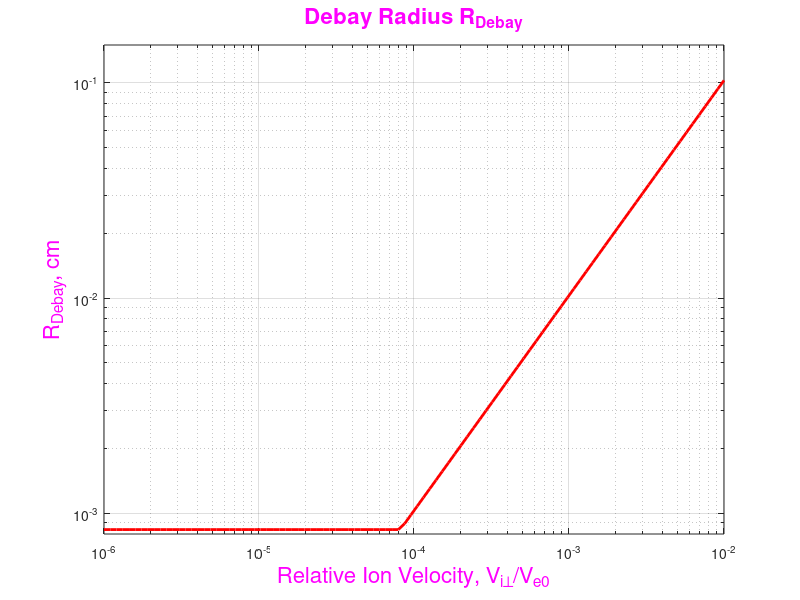
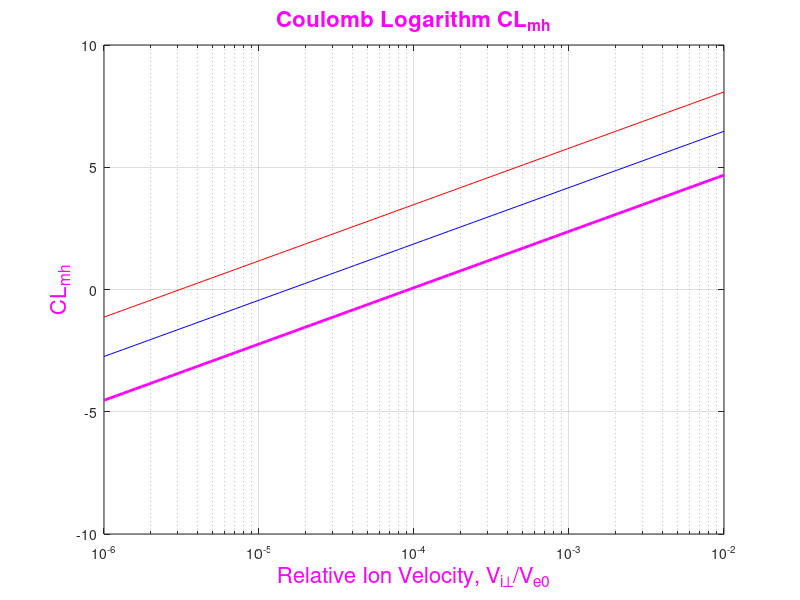

Recreate these plots in MATLAB, in order. (Note: this script raises an error after producing the figures.)
%
% Physical constants:
%
m_e=9.10938356e-28;         % electron mass, g
q_e=4.803204673e-10;        % electron charge, sqrt(g*cm^3/sec^2)
cLight=2.99792458e10;       % speed of light, cm/sec
eVtoErg=1.6021766208e-12;   % 1 eV = 1.6...e-12 erg
CtoPart=2.99792458e9;       % 1 C = 1 A*sec = 2.9...e9 particles

pi=3.14159265358


% 
% Electron beam parameters (Table III):
%
Ekin=3.0e4;                   % kinetic energy, eV
curBeam=0.5;                  % current density, A/cm^2
dBeam=3.0;                    % beam diameter, cm
angSpread=3.0;                % angular spread, mrad
trnsvT=0.5;                   % transversal temperature, eV
longT=2.0e-4;                 % longitudinal temperature, eV
fieldB=1.e3*[3. 0.6 0.1]';    % magnetic field, Gs
omega_p=1.0e9;                % plasma frequency, 1/sec
%
% Cooling system parameter:
%
coolLength=150.0;             % typical length of the coolong section, cm
% 
% Calculated parameters of the electron beam:
%
V0=sqrt(2.*Ekin*eVtoErg/m_e)                % average velocity, cm/sec
rmsTrnsvVe=sqrt(2.*trnsvT*eVtoErg/m_e)      % RMS transversal velocity, cm/sec
rmsLongVe=sqrt(2.*longT*eVtoErg/m_e)        % RMS longitudinal velocity, cm/sec
% dens=curBeam*CtoPart/V0                   % density, 1/cm^3
% omega=sqrt(4.*pi*dens*q_e^2/m_e)          % plasma frequency, 1/sec
cyclFreq=q_e*fieldB/(m_e*cLight)            % cyclotron frequency, 1/sec
rmsRoLarm=rmsTrnsvVe*cyclFreq.^(-1)         % RMS Larmor radius, cm
dens=omega_p^2*m_e/(4.*pi*q_e^2)            % density, 1/cm^3
likeDebayR=(3./dens)^(1./3.)                % "Debay" sphere with 3 electrons, cm
coolPassTime=coolLength/V0                  % time pass through cooling section, cm
%
% Formfactor ffForm for friction force:
%
% ffForm = 2*pi*dens*q_e^4/(m_e*V0^2)=
%        = 0.5*omega_p^2*q_e^2/V0^2;
%
% Dimension of ffForm is  g*cm/sec^2;
% 1 MeV/m = 1.e6*eVtoErg*.01 g*cm/sec^2 ==>
MeV_mToErg_cm=1.e4*eVtoErg
ffForm=-.5*omega_p^2*q_e^2/V0^2/MeV_mToErg_cm      % MeV/m

%
% Relative velocities of electrons:
%
relVeTrnsv=V0/rmsTrnsvVe 
relVeLong=V0/rmsLongVe
%
% Scanning over relative ion velocity from 1e-6 till 1e-2: 
%
logVionMin=-6.;
logVionMax=-2.;
nVion=100;
stepLogVion=(logVionMax-logVionMin)/(nVion-1);
       
relVion=zeros(nVion,1);       % relative ion velocity (related V0)
debayR=zeros(nVion,1);        % Debay radius, cm
rhoMax=zeros(nVion,1);        % maximal impact parameter, cm
rhoMin=zeros(nVion,1);        % minimal impact parameter, cm
%    
% Number interactions between ion electron during its passing near ion:
%
N_l=zeros(nVion,1);           % low 
N_s=zeros(nVion,1);           % superlow 
trnsvFF_sl=zeros(nVion,3);    % transversal friction force (superlow)
trnsvFF_l=zeros(nVion,3);     % transversal friction force (low)
trnsvFF_h=zeros(nVion,3);     % transversal friction force (high)
longFF_sl=zeros(nVion,3);     % longitufinal friction force (superlow)
lonhFF_l=zeros(nVion,3);      % longitudinal friction force (low)
longFF_h=zeros(nVion,3);      % lomgitudinal friction force (high)

%
% Indices: first describes the type of collision 
% and second characrerises ion velovity relative
% the electron.
%
% Values of the indices:
% First = f means fast), or 
%       = a (adiabatical), or 
%       = m (magnetized);
% Second = s (means superlow), or
%        = l (low), or
%        = h (high)
%
% Coulomb logarithms:
%
CL_as=log(2.*rmsTrnsvVe/rmsLongVe);                           % value approx 5.
CL_al=log(2.);                                                % value from log2 till CL_as
CL_fs=log(m_e*rmsLongVe*rmsTrnsvVe^2/q_e^2*cyclFreq.^(-1));   % 3 values approx 5.
CL_ms=log(.5*likeDebayR*rmsRoLarm.^(-1));                     % 3 values approx 2.
CL_fl=zeros(nVion,3);                                         % nVion x 3 values approx 5.
CL_fh=zeros(nVion,3);                                         % nVion x 3 values approx 10.
CL_ml=zeros(nVion,3);                                         % nVion x 3 values approx from 3.0 till 1.0
CL_mh=zeros(nVion,3);                                         % nVion x 3 values  approx 2.

for n=1:nVion
    curLogVion=logVionMin+stepLogVion*(n-1);
    relVion(n)=10^curLogVion;
    absVion=V0*relVion(n);
    if (absVion > rmsLongVe) 
        N_l(n)=1+round(rmsTrnsvVe/(pi*absVion));
        debayR(n)=absVion/omega_p;
    else
        N_s(n)=1+round(rmsTrnsvVe/(pi*rmsLongVe));
        debayR(n)=rmsLongVe/omega_p;
    end
    
%
% Coulomb logarithms:
%
    for k=1:3
        CL_mh(n,k)=log(absVion*cyclFreq(k)/(2.*rmsLongVe*omega_p));
        CL_fh(n,k)=log(m_e*absVion^3/(q_e^2*cyclFreq(k)));
        num=min(absVion/omega_p,likeDebayR);
        CL_ml(n,k)=log(.5*num/rmsRoLarm(k));
        CL_fl(n,k)=CL_fh(n,k);
% 
% Friction forces:
%
        trnsvFF_sl(n,k)=ffForm*relVion(n)*(CL_ms(k)/relVion(n)^3) ...
                                           +2*relVeTrnsv^3*(CL_fs(k)+N_s(n)*CL_as);
        trnsvFF_l(n,k)=ffForm*relVion(n)*(CL_ml(n,k)/relVion(n)^3) ...
                                          +2*relVeTrnsv^3*(CL_fl(n,k)+N_l(n)*CL_al);
        trnsvFF_h(n,k)=ffForm*(2.*CL_fh(n,k)+CL_mh(n,k))/relVion(n)^2;
        longFF_sl(n,k)=ffForm*relVion(n)*(CL_ms(k)/relVion(n)^3) ...
                                          +2*relVeTrnsv^2*relVeLong*(CL_fs(k)+N_s(n)*CL_as);
        longFF_l(n,k)=ffForm*relVion(n)*(2./relVion(n)^3) ...
                                         +2*relVeTrnsv^2*(CL_fl(n,k)+N_l(n)*CL_al);
        longFF_h(n,k)=ffForm*(2.*CL_fh(n,k)+2.)/relVion(n)^2;
    end
end

figure(5)
loglog(relVion,debayR,'-r','LineWidth',2)
grid on
xlabel('Relative Ion Velocity, V_{i\perp}/V_{e0}','Color','m','FontSize',16)
ylabel('R_{Debay}, cm','Color','m','FontSize',16)
title('Debay Radius R_{Debay}','Color','m','FontSize',16)
ylim([8.e-4,.15])

figure(10)
semilogx(relVion,CL_mh(:,1),'-r',relVion,CL_mh(:,2),'-b',relVion,CL_mh(:,3),'-m','LineWidth',2)
grid on
xlabel('Relative Ion Velocity, V_{i\perp}/V_{e0}','Color','m','FontSize',16)
ylabel('CL_{mh}','Color','m','FontSize',16)
title('Coulomb Logarithm CL_{mh}','Color','m','FontSize',16)
legend(['B=',num2str(fieldB(1),'%6.1f'),' kG'],['B=',num2str(fieldB(2),'%6.1f'),' kG'], ...
       ['B=',num2str(fieldB(3),'%6.1f'),' kG'],'Location','s')

figure(20)
semilogx(relVion,CL_fh(:,1),'-r',relVion,CL_fh(:,2),'-b',relVion,CL_fh(:,3),'-m','LineWidth',2)
grid on
xlabel('Relative Ion Velocity, V_{i\perp}/V_{e0}','Color','m','FontSize',16)
ylabel('CL_{fh} and CL_{fl}','Color','m','FontSize',16)
title('Coulomb Logarithms CL_{fh} and CL_{fl}','Color','m','FontSize',16)
legend(['B=',num2str(fieldB(1),'%6.1f'),' kG'],['B=',num2str(fieldB(2),'%6.1f'),' kG'], ...
       ['B=',num2str(fieldB(3),'%6.1f'),' kG'],'Location','s')

figure(30)
semilogx(relVion,CL_ml(:,1),'-r',relVion,CL_ml(:,2),'-b',relVion,CL_ml(:,3),'-m','LineWidth',2)
grid on
xlabel('Relative Ion Velocity, V_{i\perp}/V_{e0}','Color','m','FontSize',16)
ylabel('CL_{ml}','Color','m','FontSize',16)
title('Coulomb Logarithm CL_{ml}','Color','m','FontSize',16)
legend(['B=',num2str(fieldB(1),'%6.1f'),' kG'],['B=',num2str(fieldB(2),'%6.1f'),' kG'], ...
       ['B=',num2str(fieldB(3),'%6.1f'),' kG'],'Location','s')


figure(100)
loglog(relVion(1:48),trnsvFF_sl(1:48,1),'-r','LineWidth',2)
grid on
% xlabel('Relative Ion Velocity, V_{i\perp}/V_{e0}','FontSize',16,'Color','m')
% xlim([1.e-6,1./relVeLong])
ylabel('F_\perp, MeV/m','Color','m','FontSize',16)
title('Transverse Friction Force F_\perp','Color','m','FontSize',16)
   
figure(110)
loglog(relVion(49:90),trnsvFF_l(49:90,1),'-b','LineWidth',2)
grid on
% xlabel('Relative Ion Velocity, V_{i\perp}/V_{e0}','FontSize',16,'Color','m')
ylabel('F_\perp, MeV/m','Color','m','FontSize',16)
title('Transverse Friction Force F_\perp','Color','m','FontSize',16)
% xlim([1./relVeLong,1./relVeTrnsv])

figure(120)
loglog(relVion(91:100),trnsvFF_h(91:100,1),'-m','LineWidth',2)
grid on
% xlabel('Relative Ion Velocity, V_{i\perp}/V_{e0}','FontSize',16,'Color','m')
ylabel('F_\perp, MeV/m','Color','m','FontSize',16)
title('Transverse Friction Force F_\perp','Color','m','FontSize',16)
% xlim([1./relVeTrnsv,1.e-2])

fig7trnsv=zeros(nVion,3);
fig7long=zeros(nVion,3);

for n=1:48
    fig7trnsv(n,:)=trnsvFF_sl(n,:);
    fig7long(n,:)=longFF_sl(n,:);
end

for n=49:90
    fig7trnsv(n,:)=trnsvFF_sl(n,:);
    fig7long(n,:)=longFF_sl(n,:);
end

for n=91:100
    fig7trnsv(n,:)=trnsvFF_sl(n,:);
    fig7long(n,:)=longFF_sl(n,:);
end
    
figure(200)
loglog(relVion,fig7trnsv(:,1),'-r',relVion,fig7trnsv(:,2),'-b', ...
       relVion,fig7trnsv(:,3),'-m','LineWidth',2)
grid on
% xlabel('Relative Ion Velocity, V_{i\perp}/V_{e0}','FontSize',16,'Color','m')
% xlim([1.e-6,1./relVeLong])
ylabel('F_\perp, MeV/m','Color','m','FontSize',16)
title('Transverse Friction Force F_\perp','Color','m','FontSize',16)



